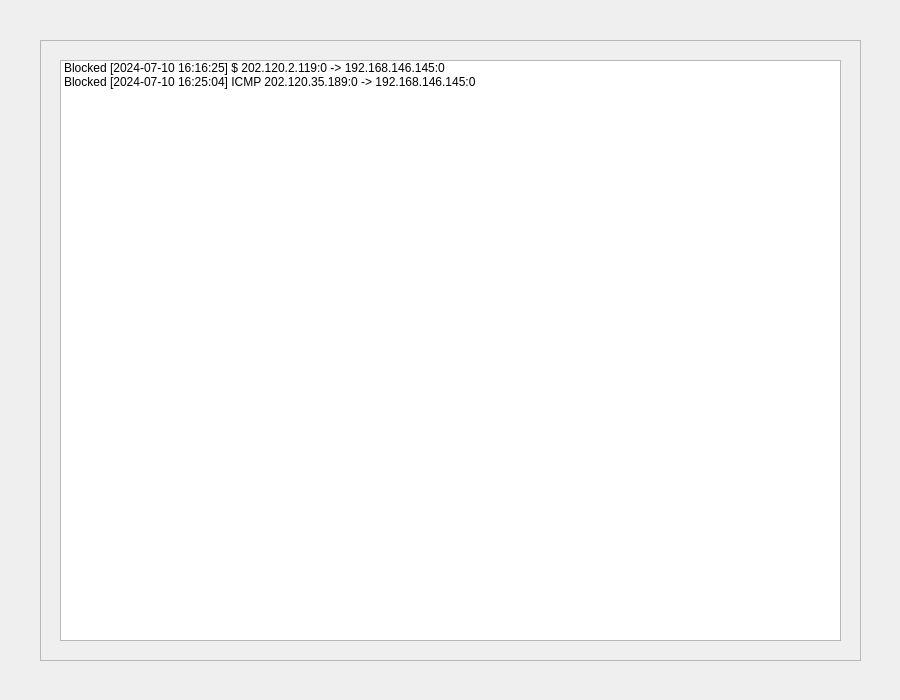
<?xml version="1.0" encoding="UTF-8"?>
<ui version="4.0">
 <class>showlog</class>
 <widget class="QWidget" name="showlog">
  <property name="geometry">
   <rect>
    <x>0</x>
    <y>0</y>
    <width>900</width>
    <height>700</height>
   </rect>
  </property>
  <property name="windowTitle">
   <string>Form</string>
  </property>
  <widget class="ListWidget" name="listWidget">
   <property name="geometry">
    <rect>
     <x>60</x>
     <y>60</y>
     <width>781</width>
     <height>581</height>
    </rect>
   </property>
   <item>
    <property name="text">
     <string>Blocked [2024-07-10 16:16:25] $ 202.120.2.119:0 -&gt; 192.168.146.145:0</string>
    </property>
   </item>
   <item>
    <property name="text">
     <string>Blocked [2024-07-10 16:25:04] ICMP 202.120.35.189:0 -&gt; 192.168.146.145:0</string>
    </property>
   </item>
  </widget>
  <widget class="CardWidget" name="frame">
   <property name="geometry">
    <rect>
     <x>40</x>
     <y>40</y>
     <width>821</width>
     <height>621</height>
    </rect>
   </property>
   <property name="sizePolicy">
    <sizepolicy hsizetype="Expanding" vsizetype="Expanding">
     <horstretch>0</horstretch>
     <verstretch>0</verstretch>
    </sizepolicy>
   </property>
   <property name="frameShape">
    <enum>QFrame::Shape::StyledPanel</enum>
   </property>
   <property name="frameShadow">
    <enum>QFrame::Shadow::Raised</enum>
   </property>
  </widget>
  <zorder>frame</zorder>
  <zorder>listWidget</zorder>
 </widget>
 <customwidgets>
  <customwidget>
   <class>CardWidget</class>
   <extends>QFrame</extends>
   <header>qfluentwidgets</header>
   <container>1</container>
  </customwidget>
  <customwidget>
   <class>ListWidget</class>
   <extends>QListWidget</extends>
   <header>qfluentwidgets</header>
  </customwidget>
 </customwidgets>
 <resources/>
 <connections/>
</ui>
